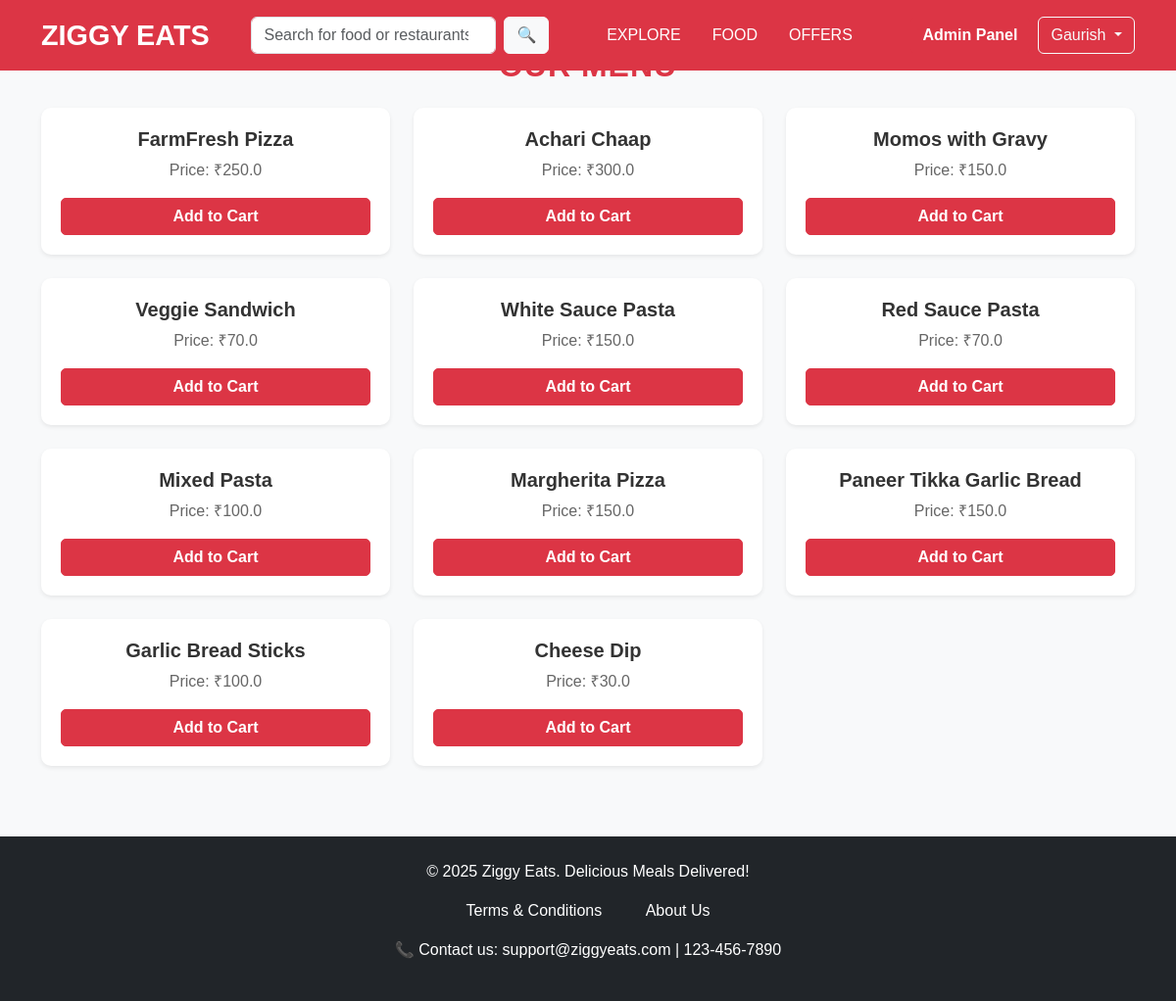
Page /menu (signed in) on the committed database.
### app.py (models this page shows)
class User(db.Model, UserMixin):
    id = db.Column(db.Integer, primary_key=True)
    username = db.Column(db.String(50), unique=True, nullable=False)
    email = db.Column(db.String(100), unique=True, nullable=False)
    password = db.Column(db.String(100), nullable=False)
    is_admin = db.Column(db.Boolean, default=False)  # Admin flag

class MenuItem(db.Model):
    id = db.Column(db.Integer, primary_key=True)
    name = db.Column(db.String(100), nullable=False)
    price = db.Column(db.Float, nullable=False)

### app.py (the view)
@app.route('/menu')
def menu():
    menu_items = MenuItem.query.all()  # Fetch all food items from the database
    return render_template('menu.html', menu_items=menu_items)

### app.py (called while the page is built)
@login_manager.user_loader
def load_user(user_id):
    return User.query.get(int(user_id))

### templates/menu.html (shortened to what this page needs)
<!DOCTYPE html>
<html lang="en">
  <head>
    <link
      href="https://cdn.jsdelivr.net/npm/bootstrap@5.3.0/dist/css/bootstrap.min.css"
      rel="stylesheet"
    />
  </head>
  <body>
    <header class="bg-danger py-3 fixed-top">
      <nav class="container d-flex justify-content-between align-items-center">
        <a href="{{ url_for('home') }}" class="text-decoration-none">
          <h1 class="logo text-white fw-bold mb-0">ZIGGY EATS</h1>
        </a>
        <form class="d-flex search-bar">
          <input
            class="form-control me-2"
            type="search"
            placeholder="Search for food or restaurants"
            aria-label="Search"
          />
          <button class="btn btn-light" type="submit">🔍</button>
        </form>
        <ul class="nav">
          <li class="nav-item">
            <a href="{{ url_for('home') }}" class="nav-link text-white"
              >EXPLORE</a
            >
          </li>
          <li class="nav-item">
            <a href="{{ url_for('more_food') }}" class="nav-link text-white"
              >FOOD</a
            >
          </li>
          <li class="nav-item">
            <a href="{{ url_for('offers') }}" class="nav-link text-white"
              >OFFERS</a
            >
          </li>
        </ul>
        <div class="d-flex gap-2">
          {% if current_user.is_admin %}
          <a href="{{ url_for('admin_dashboard') }}" class="btn btn-danger"
            >Admin Panel</a
          >
          {% else %}
          <a href="{{ url_for('cart') }}" class="btn btn-light">🛒 Cart</a>
          {% endif %} {% if current_user.is_authenticated %}
          <div class="dropdown">
            <button
              class="btn btn-outline-light dropdown-toggle"
              type="button"
              id="userDropdown"
              data-bs-toggle="dropdown"
              aria-expanded="false"
            >
              {{ current_user.username }}
            </button>
          </div>
          {% else %}
          <a href="{{ url_for('login') }}" class="btn btn-outline-light"
            >Login / Signup</a
          >
          {% endif %}
        </div>
      </nav>
    </header>
    <div class="container mt-5">
      <h2 class="text-center page-title mb-4">Our Menu</h2>
      <div class="row">
        {% for item in menu_items %}
        <div class="col-md-4 mb-4">
          <div class="card shadow-sm">
            <div class="card-body">
              <h5 class="card-title">{{ item.name }}</h5>
              <p class="card-text">Price: ₹{{ item.price }}</p>
              <a href="{{ url_for('cart') }}" class="btn btn-danger"
                >Add to Cart</a
              >
            </div>
          </div>
        </div>
        {% endfor %}
      </div>
    </div>
    <footer class="bg-dark text-white text-center py-4 mt-5">
        <p>&copy; 2025 Ziggy Eats. Delicious Meals Delivered!</p>
        <p>
          <a href="{{ url_for('terms_and_conditions') }}" class="text-white"
            >Terms & Conditions &nbsp;&nbsp;&nbsp;&nbsp;&nbsp;</a
          >
          <a href="{{ url_for('about_us') }}" class="text-white">&nbsp;&nbsp;&nbsp;About Us</a>
        </p>
        <p>📞 Contact us: support@ziggyeats.com | 123-456-7890</p>
      </footer>
  </body>
</html>

### templates/menu.html (style rules this page uses)
body { background-color: #f8f9fa; font-family: "Arial", sans-serif; }
header { font-family: "Poppins", sans-serif; }
.logo { font-size: 1.8rem; font-weight: 600; }
.search-bar input { width: 250px; }
.page-title { font-size: 32px; font-weight: bold; text-transform: uppercase; letter-spacing: 1px; color: #dc3545; }
.card { border: none; border-radius: 10px; transition: transform 0.3s ease, box-shadow 0.3s ease; text-align: center; }
.card-body { padding: 20px; }
.card-title { font-weight: bold; font-size: 20px; color: #333; }
.card-text { font-size: 16px; color: #666; }
.btn-danger { font-weight: bold; width: 100%; border-radius: 5px; }
footer { font-weight: 400; background-color: #343a40; color: white; padding: 20px; }
footer a { text-decoration: none; font-weight: 500; color: white; }

### rows in the picture
User: username "Gaurish"
MenuItem: name "FarmFresh Pizza", price "250.0"
MenuItem: name "Achari Chaap", price "300.0"
MenuItem: name "Momos with Gravy", price "150.0"
MenuItem: name "Veggie Sandwich", price "70.0"
MenuItem: name "White Sauce Pasta", price "150.0"
MenuItem: name "Red Sauce Pasta", price "70.0"
MenuItem: name "Mixed Pasta", price "100.0"
MenuItem: name "Margherita Pizza", price "150.0"
MenuItem: name "Paneer Tikka Garlic Bread", price "150.0"
MenuItem: name "Garlic Bread Sticks", price "100.0"
MenuItem: name "Cheese Dip", price "30.0"
